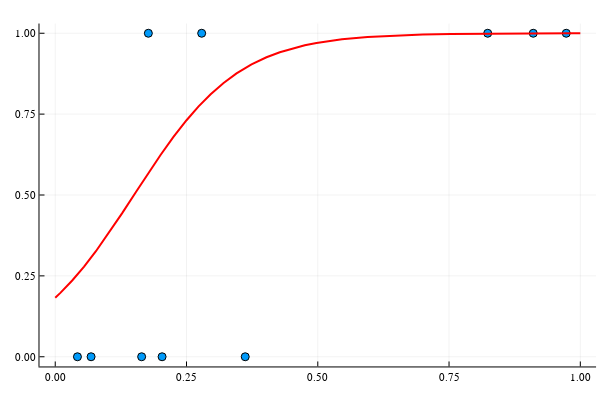

Here is the notebook cell this chart was saved with:
### Code cell
β = [-1.5; 10]
scatter(x, y, leg=false)
plot!(x -> h(β, x), 0, 1, c=:red, lw=2)

### Figure 1 — Plotly figure (JSON) as saved in the notebook; plotly's stock layout.template omitted (floating-point values rounded to 4 significant figures)
{"data": [{"colorbar": {"title": ""}, "legendgroup": "y1", "marker": {"color": "rgba(0, 154, 250, 1.000)", "line": {"color": "rgba(0, 0, 0, 1.000)", "width": 1}, "size": 8, "symbol": "circle"}, "mode": "markers", "name": "y1", "showlegend": true, "type": "scatter", "x": [0.0423, 0.06827, 0.1646, 0.1773, 0.2035, 0.2789, 0.3618, 0.8236, 0.9104, 0.9732], "xaxis": "x1", "y": [0, 0, 0, 1, 0, 1, 0, 1, 1, 1], "yaxis": "y1", "zmax": null, "zmin": null}, {"colorbar": {"title": ""}, "legendgroup": "y2", "line": {"color": "rgba(255, 0, 0, 1.000)", "dash": "solid", "shape": "linear", "width": 2}, "mode": "lines", "name": "y2", "showlegend": true, "type": "scatter", "x": [0, 0.002441, 0.004883, 0.007324, 0.009766, 0.03234, 0.05492, 0.07749, 0.1001, 0.1272, 0.1543, 0.1773, 0.2002, 0.2251, 0.2501, 0.273, 0.296, 0.3206, 0.3453, 0.3738, 0.4023, 0.4277, 0.4531, 0.4753, 0.4975, 0.546, 0.5948, 0.6487, 0.7001, 0.7534, 0.7983, 0.8532, 0.9047, 0.9873, 1], "xaxis": "x1", "y": [0.1824, 0.1861, 0.1898, 0.1936, 0.1974, 0.2357, 0.2787, 0.3263, 0.3777, 0.4432, 0.5108, 0.5678, 0.623, 0.6795, 0.7312, 0.7739, 0.8115, 0.8464, 0.8757, 0.9036, 0.9258, 0.9414, 0.9539, 0.9628, 0.97, 0.9813, 0.9884, 0.9932, 0.9959, 0.9976, 0.9985, 0.9991, 0.9995, 0.9998, 0.9998], "yaxis": "y1", "zmax": null, "zmin": null}], "layout": {"annotations": [], "height": 400, "margin": {"b": 20, "l": 0, "r": 0, "t": 20}, "paper_bgcolor": "rgba(255, 255, 255, 1.000)", "plot_bgcolor": "rgba(255, 255, 255, 1.000)", "showlegend": false, "width": 600, "xaxis": {"anchor": "y1", "domain": [0.06582, 0.9934], "gridcolor": "rgba(0, 0, 0, 0.100)", "gridwidth": 0.5, "linecolor": "rgba(0, 0, 0, 1.000)", "mirror": false, "range": [-0.03, 1.03], "showgrid": true, "showline": true, "showticklabels": true, "tickangle": 0, "tickcolor": "rgb(0, 0, 0)", "tickfont": {"color": "rgba(0, 0, 0, 1.000)", "family": "sans-serif", "size": 11}, "tickmode": "array", "ticks": "inside", "ticktext": ["0.00", "0.25", "0.50", "0.75", "1.00"], "tickvals": [0, 0.25, 0.5, 0.75, 1], "title": "", "titlefont": {"color": "rgba(0, 0, 0, 1.000)", "family": "sans-serif", "size": 15}, "type": "-", "visible": true, "zeroline": false, "zerolinecolor": "rgba(0, 0, 0, 1.000)"}, "yaxis": {"anchor": "x1", "domain": [0.03762, 0.9902], "gridcolor": "rgba(0, 0, 0, 0.100)", "gridwidth": 0.5, "linecolor": "rgba(0, 0, 0, 1.000)", "mirror": false, "range": [-0.03, 1.03], "showgrid": true, "showline": true, "showticklabels": true, "tickangle": 0, "tickcolor": "rgb(0, 0, 0)", "tickfont": {"color": "rgba(0, 0, 0, 1.000)", "family": "sans-serif", "size": 11}, "tickmode": "array", "ticks": "inside", "ticktext": ["0.00", "0.25", "0.50", "0.75", "1.00"], "tickvals": [0, 0.25, 0.5, 0.75, 1], "title": "", "titlefont": {"color": "rgba(0, 0, 0, 1.000)", "family": "sans-serif", "size": 15}, "type": "-", "visible": true, "zeroline": false, "zerolinecolor": "rgba(0, 0, 0, 1.000)"}}}
